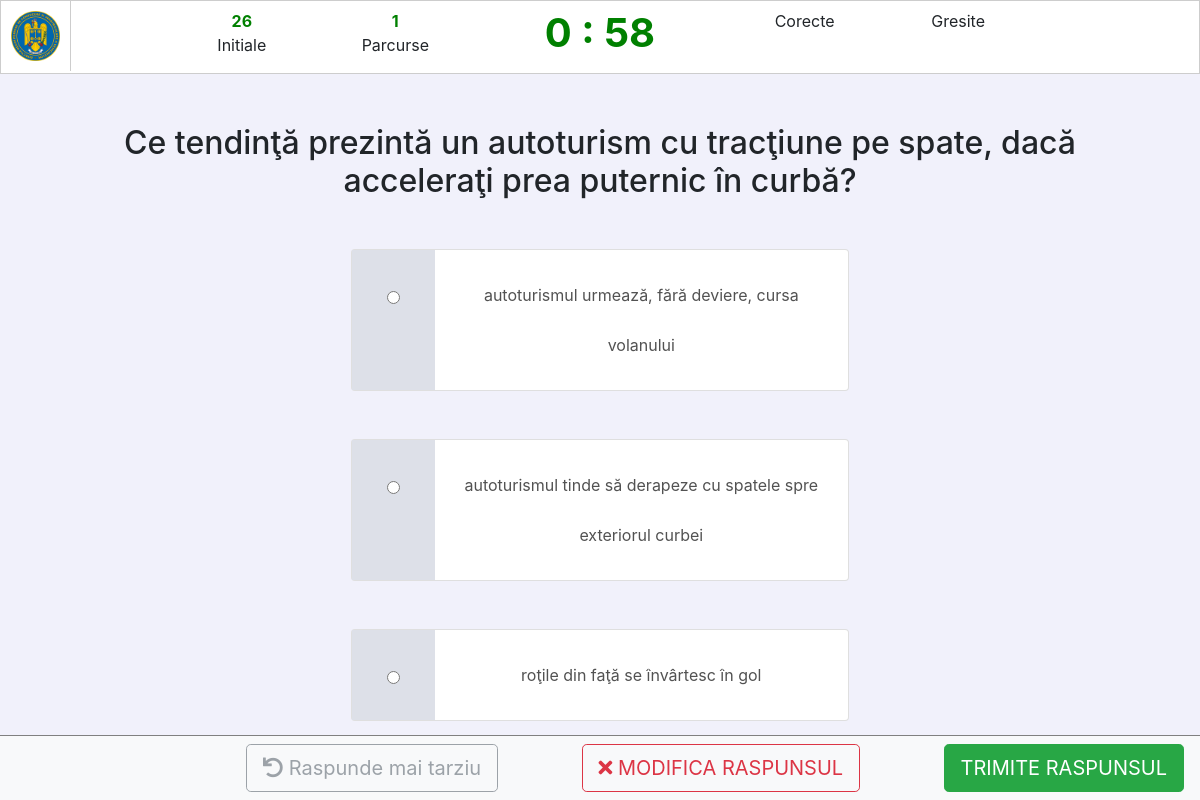
The page /quiz.php?n=1 on the database its author committed.
### tables this page shows
CREATE TABLE `questions` (
  `question_number` int(11) NOT NULL AUTO_INCREMENT,
  `question` text NOT NULL,
  PRIMARY KEY (`question_number`)
);

CREATE TABLE `choices` (
  `id` int(11) NOT NULL AUTO_INCREMENT,
  `question_number` int(11) NOT NULL,
  `is_correct` tinyint(4) NOT NULL DEFAULT 0,
  `choice` text NOT NULL,
  PRIMARY KEY (`id`)
);

### quiz.php (the view, shortened to what this page needs)
<?php include "inc/connect.php"; ?>
<?php
	$number = (int) $_GET['n'];
	$query = "SELECT * FROM questions";
	$results = $mysqli->query($query) or die($mysqli->error.__LINE__);
	$total = $results->num_rows;
	$query = "SELECT * FROM `questions` WHERE question_number = $number";
	$result = $mysqli->query($query) or die($mysqli->error.__LINE__);
	$question = $result->fetch_assoc();
	$query = "SELECT * FROM `choices` WHERE question_number = $number";
  $choices = $mysqli->query($query) or die($mysqli->error.__LINE__);
 ?>
<!DOCTYPE html>
<html lang="en">
    <head>
        <link rel="stylesheet" href="css/style_quiz.css">
        <link rel="stylesheet" href="bootstrap/css/bootstrap.min.css">
        <link rel="stylesheet" href="https://cdnjs.cloudflare.com/ajax/libs/font-awesome/5.15.1/css/all.min.css">
    </head>
    <body>
        <div class="container-fullwidth">
            <header>
                <div class="row">
                    <div class="col-md-1">
                        <img src="img/drpciv.png" alt="drpciv" class="drpciv">
                    </div>
                    <div class="col-md-1"></div>
                    <div class="col-md-1 text-center pt-2">
                        <span class="header_nr"><?php echo $total;?></span>
                        <p>Initiale</p>
                    </div>
                    <div class="col-md-2 text-center pt-2">
                        <span class="header_nr"><?php echo $number;?></span>
                        <p>Parcurse</p>
                    </div>
                    <div class="col-md-2 text-center pt-2">
                        <h1 class="header_nr" id="timer"></h1>
                    </div>
                    <div class="col-md-2 text-center pt-2">
                        <p>Corecte</p>
                    </div>
                    <div class="col-md-1 text-center pt-2">
                        <p>Gresite</p>
                    </div>
                </div>
            </header>
            <main>
                <div class="row">
                    <div class="col-md-1"></div>
                    <div class="col-md">
                      <h2 class="question_n"><?php echo $question['question']?></h2>
          <form method="POST" action="process.php">
                        <div class="question">
                          <?php while($row = $choices->fetch_assoc()): ?>
                            <div class="card mb-4 mt-5" style="max-width: 640px;">
                              <div class="row no-gutters">
                                <div class="col-md-2 bg_letters">
                                  <h1 class="p-3">
                                    <input name="choice" type="radio" value="<?php echo $row['id']; ?>"/>
                                  </h1>
                                </div>
                                <div class="col-md-10">
                                  <div class="card-body">
                                    <p class="card-text">
                                      <?php echo $row['choice']; ?>
                                    </p>
                                  </div>
                                </div>
                              </div>
                            </div>
                          <?php endwhile; ?>
                        </div>
                    </div>
                  <div class="col-md-1"></div>
                </div>
            </main>
            <footer>
                <div class="row">
                    <div class="col-md">
                        <nav class="navbar fixed-bottom navbar-light bg-light nav-button">
                              <button type="button" class="btn btn-outline-secondary btn-lg mr-5" disabled><i class="fas fa-undo"></i> Raspunde mai tarziu</button>
                              <button type='button' onClick='uncheckAll(this.form)' class="btn btn-outline-danger btn-lg mr-5"><i class="fas fa-times"></i> MODIFICA RASPUNSUL</button>
                              <button type="submit" value="submit" class="btn btn-success btn-lg">TRIMITE RASPUNSUL</button>
                        </nav>
                    </div>
                </div>
            </footer>
        </div>
    </body>
</html>

### css/style_quiz.css (style rules this page uses)
body { height: 100%; overflow-x: hidden; background-color: #f1f1fb; }
header { border: 1px solid #cdcdcd; }
main { background-color: #f1f1fb; line-height: 50px; padding-bottom: 40px; }
.drpciv { height: 70px; width: 70px; border-right: 1px solid #cdcdcd; padding: 10px; margin-right: 15px; }
.header_nr { color: green; font-weight: 700; }
.question_n { text-align: center; padding-top: 50px; }
.question { text-align: center; color: #525252; margin: auto; width: 50%; }
.bg_letters { background-color: #dde0e8; }
.nav-button { border-top: 1px solid grey; }

### rows shown on the page
questions: question "Ce tendinţă prezintă un autoturism cu tracţiune pe spate, dacă acceleraţi prea puternic în curbă?"
choices: choice "autoturismul urmează, fără deviere, cursa volanului"
choices: choice "autoturismul tinde să derapeze cu spatele spre exteriorul curbei"
choices: choice "roţile din faţă se învârtesc în gol"

### other values the page prints
$total "26"
$number "1"
